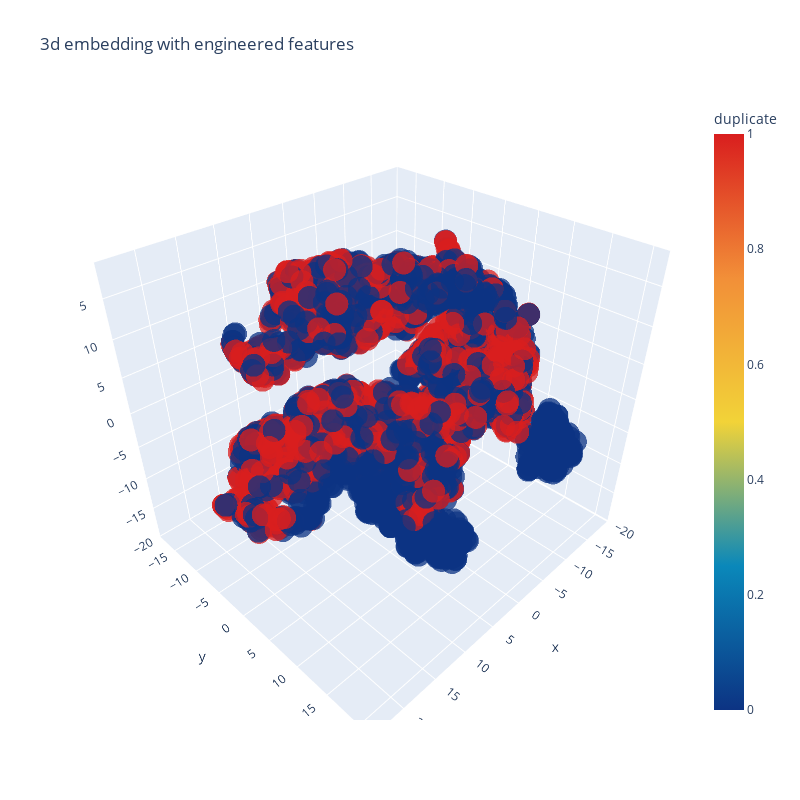

The notebook cell this image was saved under:
### Code cell
trace1 = go.Scatter3d(
    x=tsne3d[:,0],
    y=tsne3d[:,1],
    z=tsne3d[:,2],
    mode='markers',
    marker=dict(
        sizemode='diameter',
        color = y,
        colorscale = 'Portland',
        colorbar = dict(title = 'duplicate'),
        line=dict(color='rgb(255, 255, 255)'),
        opacity=0.75
    )
)

data=[trace1]
layout=dict(height=800, width=800, title='3d embedding with engineered features')
fig=dict(data=data, layout=layout)
py.iplot(fig, filename='3DBubble')

### Figure 1 — Plotly figure (JSON) as saved in the notebook; plotly's stock layout.template omitted (floating-point values rounded to 4 significant figures; data arrays with more than 128 entries replaced by an {"elided": "..."} marker saying what was removed)
{"data": [{"marker": {"color": {"elided": "5000 int values"}, "colorbar": {"title": {"text": "duplicate"}}, "colorscale": [[0, "rgb(12,51,131)"], [0.25, "rgb(10,136,186)"], [0.5, "rgb(242,211,56)"], [0.75, "rgb(242,143,56)"], [1, "rgb(217,30,30)"]], "line": {"color": "rgb(255, 255, 255)"}, "opacity": 0.75, "sizemode": "diameter"}, "mode": "markers", "type": "scatter3d", "x": {"elided": "5000 float values"}, "y": {"elided": "5000 float values"}, "z": {"elided": "5000 float values"}}], "layout": {"height": 800, "title": {"text": "3d embedding with engineered features"}, "width": 800}}
